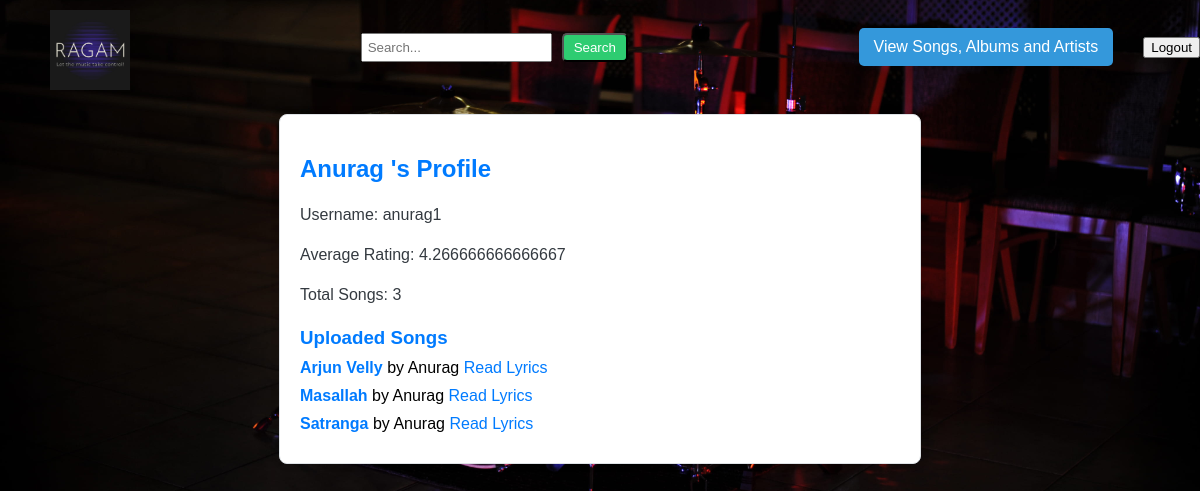
The page /view_acreator_profile/1 on the database as committed earlier.
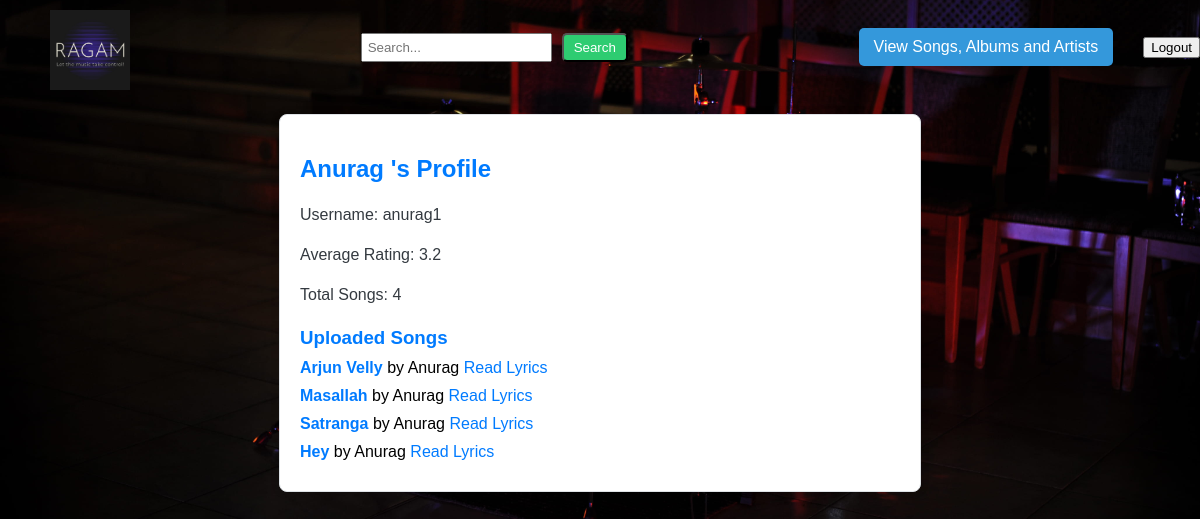
The same page on the database as committed later.
### models.py (models this page shows)
class Song(db.Model):
    id = db.Column(db.Integer, primary_key=True)
    title = db.Column(db.String(255), nullable=False)
    lyrics = db.Column(db.Text, nullable=True)
    duration = db.Column(db.String(20), nullable=False)
    date_created = db.Column(db.DateTime, default=db.func.current_timestamp())
    artist = db.Column(db.String(100))
    file_path = db.Column(db.String(255), nullable=False)
    playlists = relationship('Playlist', secondary='playlist_song', back_populates='songs')
    genre = db.Column(db.String(20))
    flag = db.Column(db.Boolean, default=False)  # Add this line for genre
    album_id = db.Column(db.Integer, ForeignKey('album.id'), nullable=True)  # Add this line for album
    album = relationship('Album', back_populates='songs', lazy=True)
    @property
    def average_rating(self):
        if self.ratings:
            ratings = [rating.rating for rating in self.ratings]
            if ratings:
                return round(sum(ratings) / len(ratings),2)
        return 0.0

### routes.py (the view)
@app.route('/view_acreator_profile/<int:creator_id>')
def view_acreator_profile(creator_id):
    creator = User.query.get(creator_id)
    if not creator:
        flash('Creator not found.', 'error')
        return redirect(url_for('songs_and_albums'))
    creator_songs = Song.query.filter_by(artist=creator.name).all()
    total_ratings = sum(song.average_rating for song in creator_songs)
    average_rating = total_ratings / len(creator_songs) if len(creator_songs) > 0 else 0.0
    total_songs = len(creator_songs)
    return render_template('acreatorprofile.html',
                           creator=creator,
                           total_songs=total_songs,
                           average_rating=average_rating,
                           uploaded_songs=creator_songs)

### templates/acreatorprofile.html (shortened to what this page needs)
{% extends "admin_base.html" %}
{% block content %}
<div class="admin-content" style="max-width: 600px; margin: 20px auto; padding: 20px; background-color: #ffffff; border: 1px solid #dee2e6; border-radius: 8px; box-shadow: 0 0 10px rgba(0, 0, 0, 0.1);">
    <h2>{{ creator.name }}'s Profile</h2>
    <p>Username: {{ creator.username }}</p>
    <p>Average Rating: {{ average_rating }}</p>
    <p>Total Songs: {{ total_songs }}</p>
    <h3>Uploaded Songs</h3>
    <ul>
        {% for song in uploaded_songs %}
            <li>
                <strong>{{ song.title }}</strong> by {{ song.artist }}
                <a href="{{ url_for('aread_lyrics', song_id=song.id) }}" style="color: #007bff; text-decoration: none;">Read Lyrics</a>
            </li>
        {% endfor %}
    </ul>
</div>
{% endblock %}

Rows that differ between the two databases and show on the page:
added Song: title "Hey", artist "Anurag"
Other text that changed with them:
{{ average_rating }}: "4.266666666666667" → "3.2"
{{ total_songs }}: "3" → "4"
